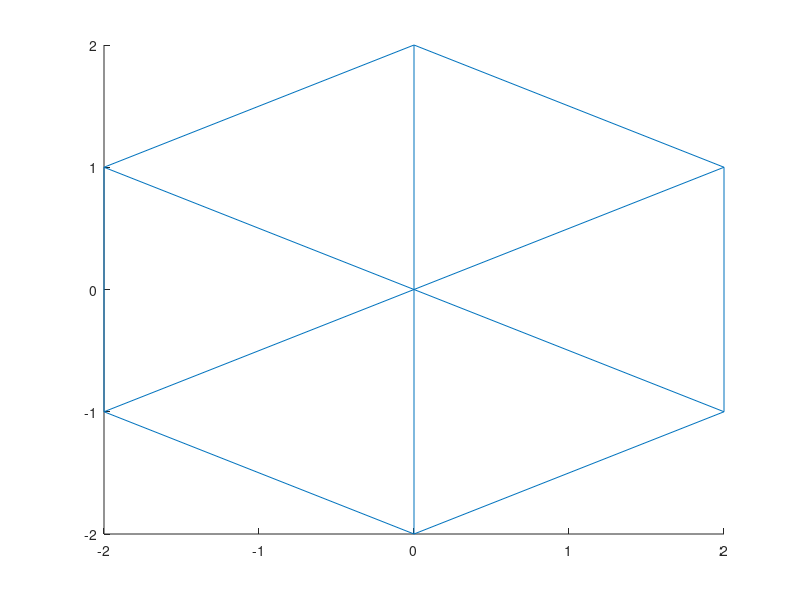

Here is the MATLAB script that generated this plot: (Note: this script raises an error after producing the figure.)
close all;
clc;
p = 7;
r = rem(p,3);
col = 0:0.1:r+1;

x = line([-2 -2 0 2 2 0 -2],[1 -1 -2 -1 1 2 1]);

x1 = line([-2 2], [-1 1]);
x2 = line([-2 2 ],[1 -1]);
x3 = line([0 0] ,[2 -2]);
switch r
    case 0
        x.Color = 'r';
        x1.Color = 'r';
        x2.Color = 'r';
        x3.Color = 'r';

    case 1
        x.Color = 'g';
        x1.Color = 'g';
        x2.Color = 'g';
        x3.Color = 'g';
    case 2
        x.Color = 'b';
        x1.Color = 'b';
        x2.Color = 'b';
        x3.Color = 'b';
  
end

